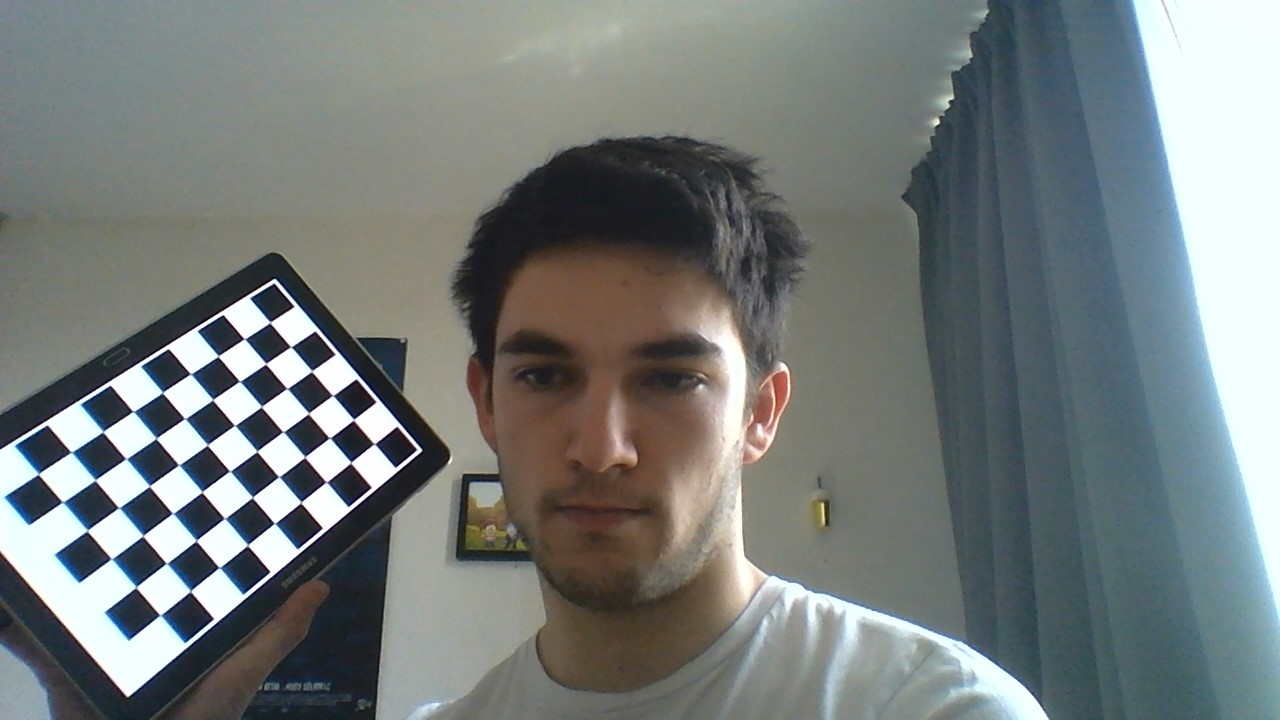
#> input picture qr_localizer/src/calibrationFiles/WIN_20200507_15_28_59_Pro.jpg, 1280 x 720 px; its folder holds 4 pictures in this run
$ python calibration.py
#> lines starting #> are read from the running program, lines starting #| are printed output that depends on the picture
import sys
import os
import numpy as np
import cv2
import glob


class cameraCalibration():
    chessX = 9
    chessY = 6
    frames = []
    saveReady = False

    def __init__(self,debug=False,showWindow=False):
        """Debug and showWindow are off by default. Changing these values will give more insight in what is happening"""
        self.debug=debug
        self.showWindow=showWindow

        if debug:
            print("cameraCalibration file has been loaded.")

    # [13 lines left out: functions isFileAvailable, loadCalibrated, not called in this run]

    def addImage(self,frame):
        self.frames.append(frame)

    def saveCalibrationFile(self, filename="calibrationFile.npz"):
        if self.saveReady:
            np.savez(filename, _mtx_=self._mtx_,  _dist_=self. _dist_, _rvecs_=self._rvecs_, _tvecs_=self._tvecs_ )
            if self.debug:
                print("Calibration file saved")
            return True
        else:
            if self.debug:
                print("The calibration had nothing to save.")
            return False


    def calibrateFromFolder(self,pictureLocation="calibrationFiles/*.jpg"):
        """Load calibration from images"""
#> called with pictureLocation = 'qr_localizer/src/calibrationFiles/*.jpg'
        # termination criteria
        criteria = (cv2.TERM_CRITERIA_EPS + cv2.TERM_CRITERIA_MAX_ITER, 30, 0.001)

        # prepare object points, like (0,0,0), (1,0,0), (2,0,0) ....,(6,5,0)
        objp = np.zeros((self.chessX*self.chessY,3), np.float32)
        objp[:,:2] = np.mgrid[0:self.chessX,0:self.chessY].T.reshape(-1,2)

        # Arrays to store object points and image points from all the images.
        objpoints = [] # 3d point in real world space
        imgpoints = [] # 2d points in image plane.

        images = glob.glob(pictureLocation)
        if len(images)==0:
            if self.debug:
                print("No images were found. Stopping this script.")
            return False
        if self.debug:
            print("Found "+str(len(images))+" to calibrate.")

        for fname in images:
            img = cv2.imread(fname)
#> img is the input picture: shape (720, 1280, 3); mean B, G, R 123.4, 124.3, 118.2
            gray = cv2.cvtColor(img,cv2.COLOR_BGR2GRAY)
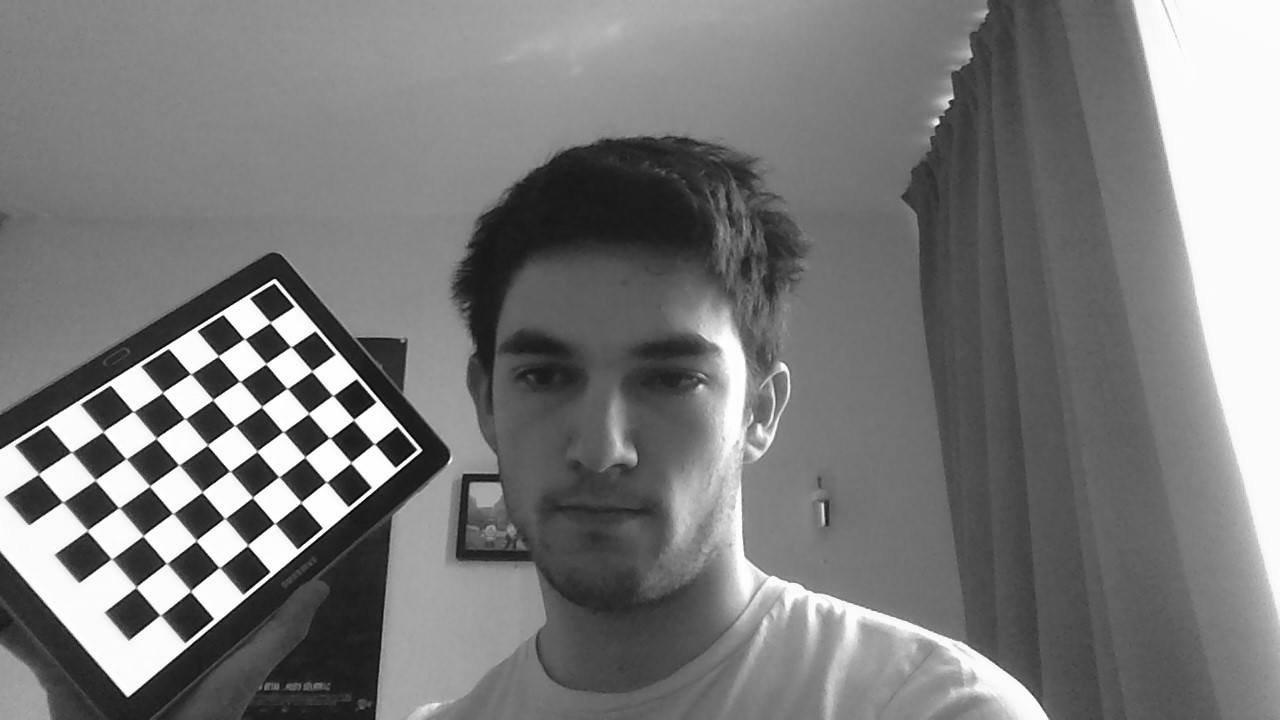
#> gray: shape (720, 1280); min 1, max 255, mean 122.4

            # Find the chess board corners
            ret, corners = cv2.findChessboardCorners(gray, (self.chessX,self.chessY),None)
#> ret = True; corners = 54 rows, first 8: [374.6, 443.8], [350.7, 462.5], [326.2, 481.9], [300.6, 502.6], [274.4, 523.3], [247.4, 545.6], [219, 567.5], [190.3, 591.6]

            # If found, add object points, image points (after refining them)
            if ret == True:
                objpoints.append(objp)

                corners2 = cv2.cornerSubPix(gray,corners,(11,11),(-1,-1),criteria)
#> corners2 = 54 rows, first 8: [374.3, 443.8], [350.8, 462.5], [326.4, 482], [300.9, 502.4], [274.6, 523.4], [247.5, 545.2], [219.3, 567.6], [190.3, 591.1]
                imgpoints.append(corners2)

                if self.showWindow:
                    # Draw and display the corners
                    img = cv2.drawChessboardCorners(img, (self.chessX,self.chessY), corners2,ret)
                    cv2.imshow('img',img)
                    cv2.waitKey(100)
#> pass 2 of the loop in calibrateFromFolder, `for fname in images:`:
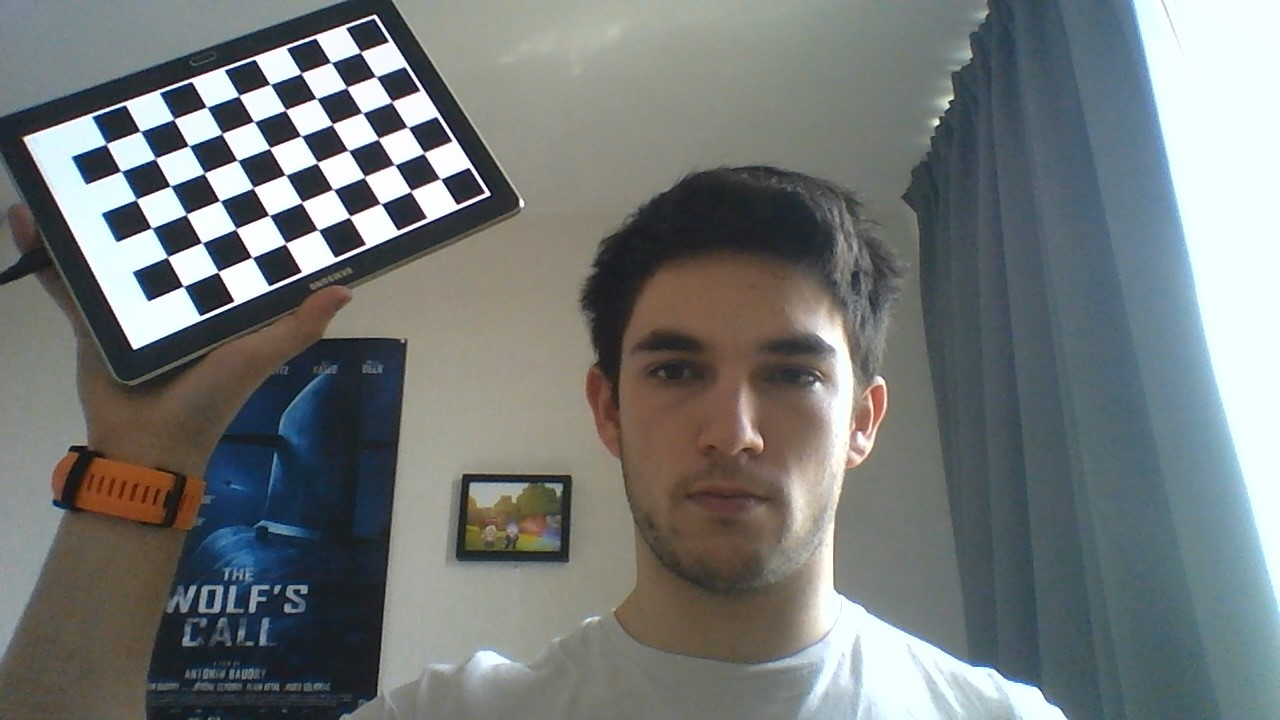
#> input picture qr_localizer/src/calibrationFiles/WIN_20200507_15_29_10_Pro.jpg, 1280 x 720 px
#> in calibrateFromFolder, img is the input picture: shape (720, 1280, 3); mean B, G, R 120, 120.5, 115.6
#> in calibrateFromFolder, `gray = cv2.cvtColor(img,cv2.COLOR_BGR2GRAY)`:
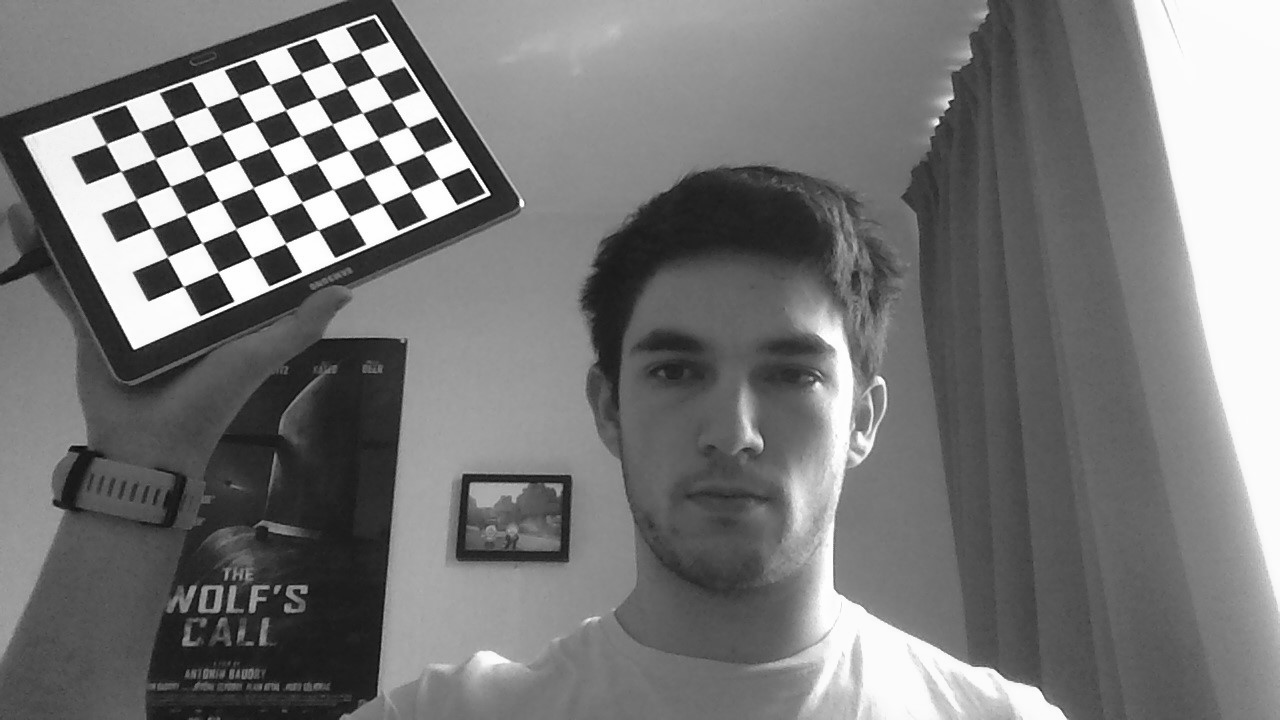
#> gray: shape (720, 1280); min 4, max 255, mean 118.9
#> corners = 54 rows, first 8: [440.8, 179.2], [411, 191], [380.8, 203.7], [349.6, 216.5], [318.4, 230.3], [285.3, 243.4], [252.1, 257.5], [218.1, 271.9]
#> corners2 = 54 rows, first 8: [440.3, 178.9], [410.8, 191], [380.7, 203.7], [349.6, 216.6], [317.9, 229.8], [285.5, 243.4], [252, 257.3], [217.9, 271.7]
#> pass 3 of the loop in calibrateFromFolder, `for fname in images:`:
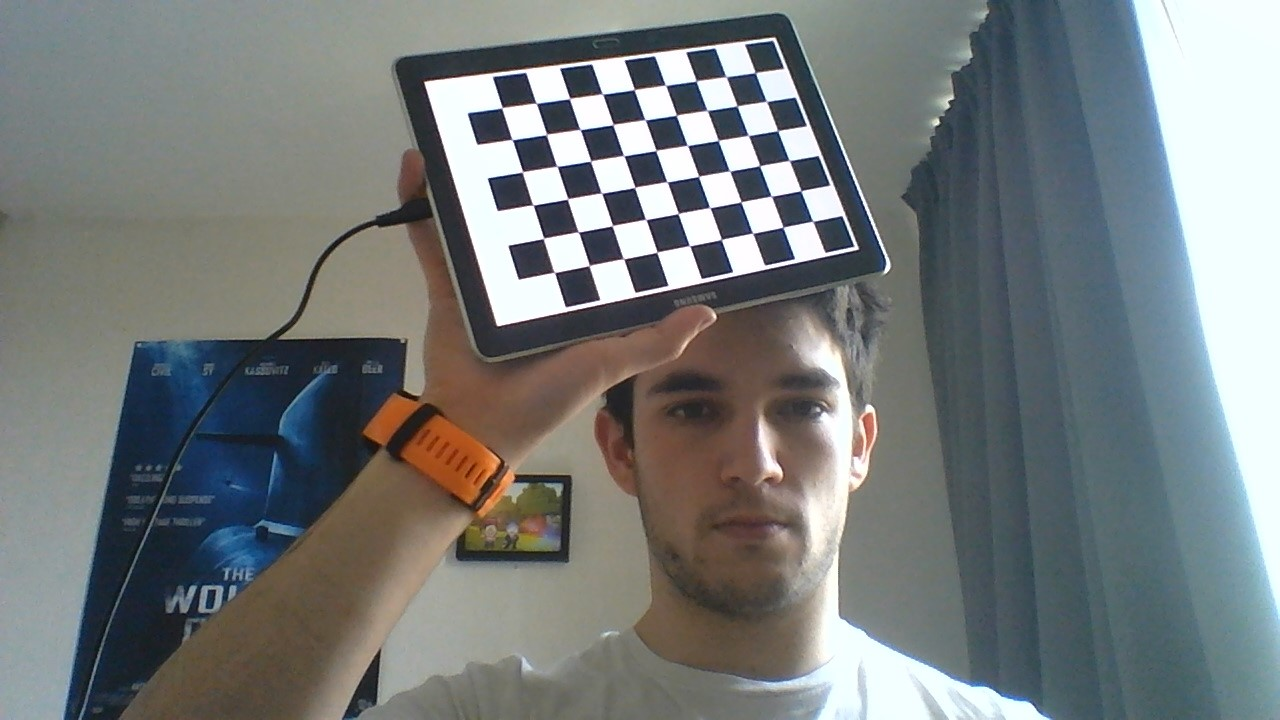
#> input picture qr_localizer/src/calibrationFiles/WIN_20200507_15_29_12_Pro.jpg, 1280 x 720 px
#> in calibrateFromFolder, img is the input picture: shape (720, 1280, 3); mean B, G, R 123, 123.1, 118.4
#> in calibrateFromFolder, `gray = cv2.cvtColor(img,cv2.COLOR_BGR2GRAY)`:
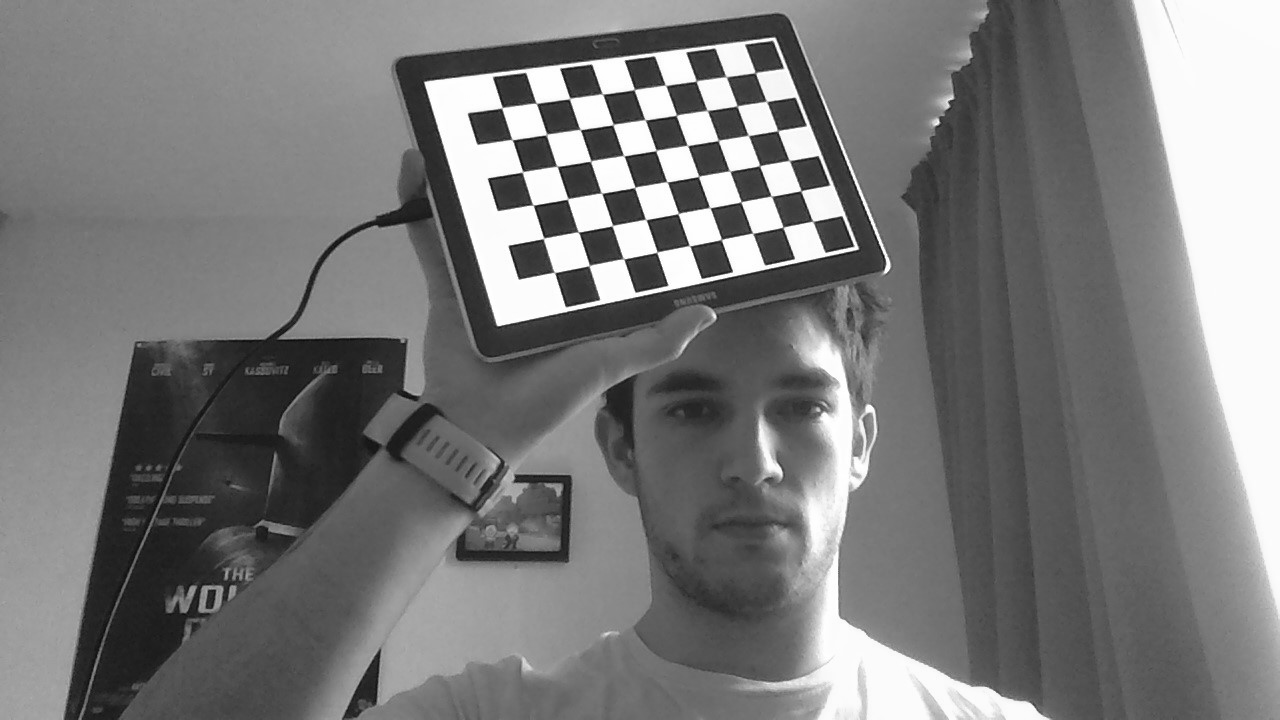
#> gray: shape (720, 1280); min 6, max 255, mean 121.7
#> corners = 54 rows, first 8: [812.8, 221.3], [782.8, 227.3], [752.7, 233.3], [721.1, 239.4], [689.3, 245.5], [656.9, 252.2], [623.9, 259], [589.1, 265.7]
#> corners2 = 54 rows, first 8: [812.7, 221.3], [783, 227.2], [752.6, 233.3], [721.4, 239.4], [689.6, 245.7], [657, 252.2], [623.5, 258.8], [589.3, 265.4]
#> the loop made 4 passes; the first 3 are shown

        cv2.destroyAllWindows()
        if self.debug:
            print(objpoints)
            print(imgpoints)
        _, self._mtx_, self._dist_, self._rvecs_, self._tvecs_ = cv2.calibrateCamera(objpoints, imgpoints, gray.shape[::-1],None,None)
        self.saveReady = True
        if(self.debug):
            print("Ready to save file.")

    # [64 lines left out: functions calibrate, undistortPicture, not called in this run]


if __name__=="__main__":
    calibrate = cameraCalibration()
    calibrate.calibrateFromFolder("qr_localizer/src/calibrationFiles/*.jpg")
    calibrate.saveCalibrationFile("Thomas.npz")
